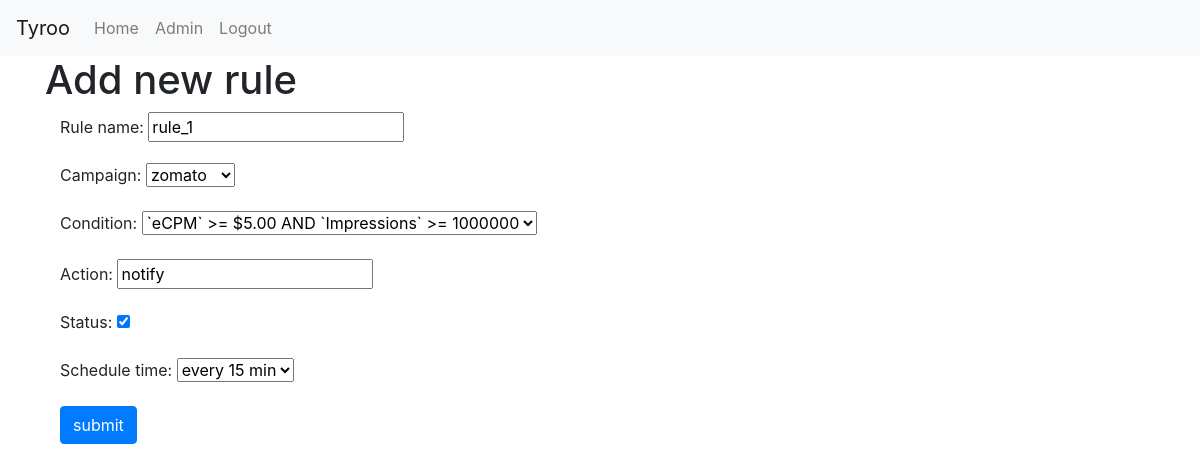
/rules_display/rule_update/1/ (signed in), run on the app's committed database.
### rule_based_engine/models.py (models this page shows)
class camp_rules(models.Model):
    rule_name = models.CharField(max_length=15)
    campaign = models.CharField(max_length=20, choices=campaign)
    condition = models.CharField(max_length=50, choices=rule_choices)
    action = models.CharField(max_length=10, default='notify')
    status = models.BooleanField()
    schedule_time = models.CharField(max_length=20,choices=schedule_time_choices)

### rule_based_engine/views.py (the view)
# urls.py: re_path(r'^rule_update/(?P<id>\d+)/$', views.rule_update, name='rule_update'),
@login_required
def rule_update(request, id):
    rule = get_object_or_404(camp_rules, id=id)
    if request.method == 'POST':
        form = forms.create_rule_form(request.POST, instance=rule)
        if form.is_valid():
            rule = form.save(commit=False)
            rule.save()
            return HttpResponseRedirect(reverse('rule_based_engine:rule_display'))
    else:
        form = forms.create_rule_form(instance=rule)
    return render(request,'rbe/rule_form.html',context={'form':form})

### rule_based_engine/forms.py
class create_rule_form(forms.ModelForm):
    class Meta:
        model = camp_rules
        fields = '__all__'

### templates/rbe/rule_form.html (shortened to what this page needs)
<!DOCTYPE html>
<!DOCTYPE html>
{% extends "rbe/base.html" %}
{% block body_block %}
<h1> Add new rule </h1>
<div class="container">
    <form method="POST">
        {{ form.as_p }}
        <input type="submit" class="btn btn-primary" value="submit">
    </form>
</div>
{% endblock %}

### data on the page
camp_rules: rule_name "rule_1", campaign "zomato", condition "`eCPM` >= $5.00 AND `Impressions` >= 1000000", action "notify", status "☑", schedule_time "every 15 min"
